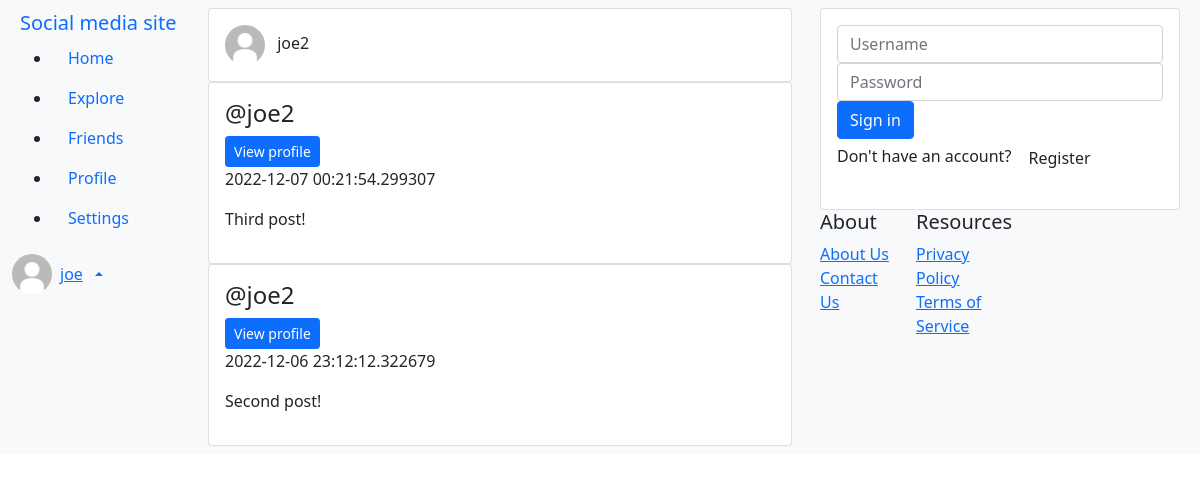
The app's page /profile/joe2 (signed in) with its own data.
### app/models.py (models this page shows, shortened)
class User(UserMixin, db.Model):
    id = db.Column(db.Integer, primary_key=True)
    username = db.Column(db.String(80), unique=True, nullable=False)
    password = db.Column(db.String(80), nullable=False)
    active = db.Column(db.Boolean, nullable=False, default=True)
    posts = db.relationship("Post", backref="user", lazy="dynamic")
    friends = db.relationship(  # friendship many-to-many relationship betwen users
        "User",
        secondary="friendship",
        primaryjoin="User.id == Friendship.user1_id",
        secondaryjoin="User.id == Friendship.user2_id",
        lazy="dynamic"
    )
    @property
    def is_active(self):
        return self.active

class Post(db.Model):
    id = db.Column(db.Integer, primary_key=True)
    poster_id = db.Column(db.Integer, db.ForeignKey("user.id"))
    time_posted = db.Column(db.DateTime, default=datetime.utcnow, nullable=False)
    body = db.Column(db.String(300), unique=True, nullable=False)

### app/views.py (the view)
@app.route("/profile/<profile_owner_username>")
@login_required
def profile(profile_owner_username):
    username = current_user.username
    profile_owner = models.User.query.filter_by(username=profile_owner_username).first()
    if profile_owner is None:
        return "User not found"
    else:
        posts = models.Post.query \
            .with_entities(models.Post.poster_id, models.User.username, models.Post.time_posted, models.Post.body) \
            .filter_by(poster_id=profile_owner.id) \
            .join(models.User, models.Post.poster_id == models.User.id) \
            .order_by(desc(models.Post.time_posted))
        return render_template("profile.html",
                               title="Profile",
                               username=username,
                               profile_owner=profile_owner,
                               posts=posts)

### app/__init__.py (called while the page is built)
@login_manager.user_loader
def load_user(user_id):
    return models.User.query.get(int(user_id))

### app/templates/profile.html
{% extends "base.html" %}
{% block content %}
    {% include "/cards/profile.html" %}
    {%  for post in posts %}
        {% include "/cards/post.html" %}
    {% endfor %}
{% endblock content %}

### app/templates/partials/nav.html (shortened to what this page needs)
<a class="navbar-brand" href="#">Social media site</a>
<ul class="nav-pills flex-column">
    <li class="nav-item"><a class="nav-link" href="/">Home</a></li>
    <li class="nav-item"><a class="nav-link" href="#">Explore</a></li>
    <li class="nav-item"><a class="nav-link" href="/friends">Friends</a></li>
    <li class="nav-item"><a class="nav-link" href="/profile/{{ username }}">Profile</a></li>
    <li class="nav-item"><a class="nav-link" href="#">Settings</a></li>
</ul>
<div class="card-header-pills dropup" id="profile-card">
    <a href="#" class="d-flex align-items-center dropdown-toggle" data-bs-toggle="dropdown">
        <img src="/static/images/default-profile-img.jpg" width="40" height="40" class="rounded-circle">
        <span class="d-none d-sm-inline mx-2" id ="profile-card-username">{{ username }}</span>
    </a>
</div>

### app/templates/cards/profile.html
 <div class="card">
     <div class="card-body">
             <img src="/static/images/default-profile-img.jpg" width="40" height="40" class="rounded-circle">
             <span class="d-none d-sm-inline mx-2" id ="profile-card-username">{{profile_owner.username}}</span>
     </div>
 </div>

### app/templates/cards/post.html
 <div class="card">
     <div class="card-body">
         <h4>@{{post.username}}</h4>
         <a href="/profile/{{post.username}}" class="btn btn-primary btn-sm" role="button">View profile</a>
         <p>{{post.time_posted}}</p>
         <p>{{post.body}}</p>
     </div>
 </div>

### records on screen
User: username "joe"
User: username "joe2"
Post: username "joe2", time_posted "2022-12-07 00:21:54.299307", body "Third post!"
Post: username "joe2", time_posted "2022-12-06 23:12:12.322679", body "Second post!"
